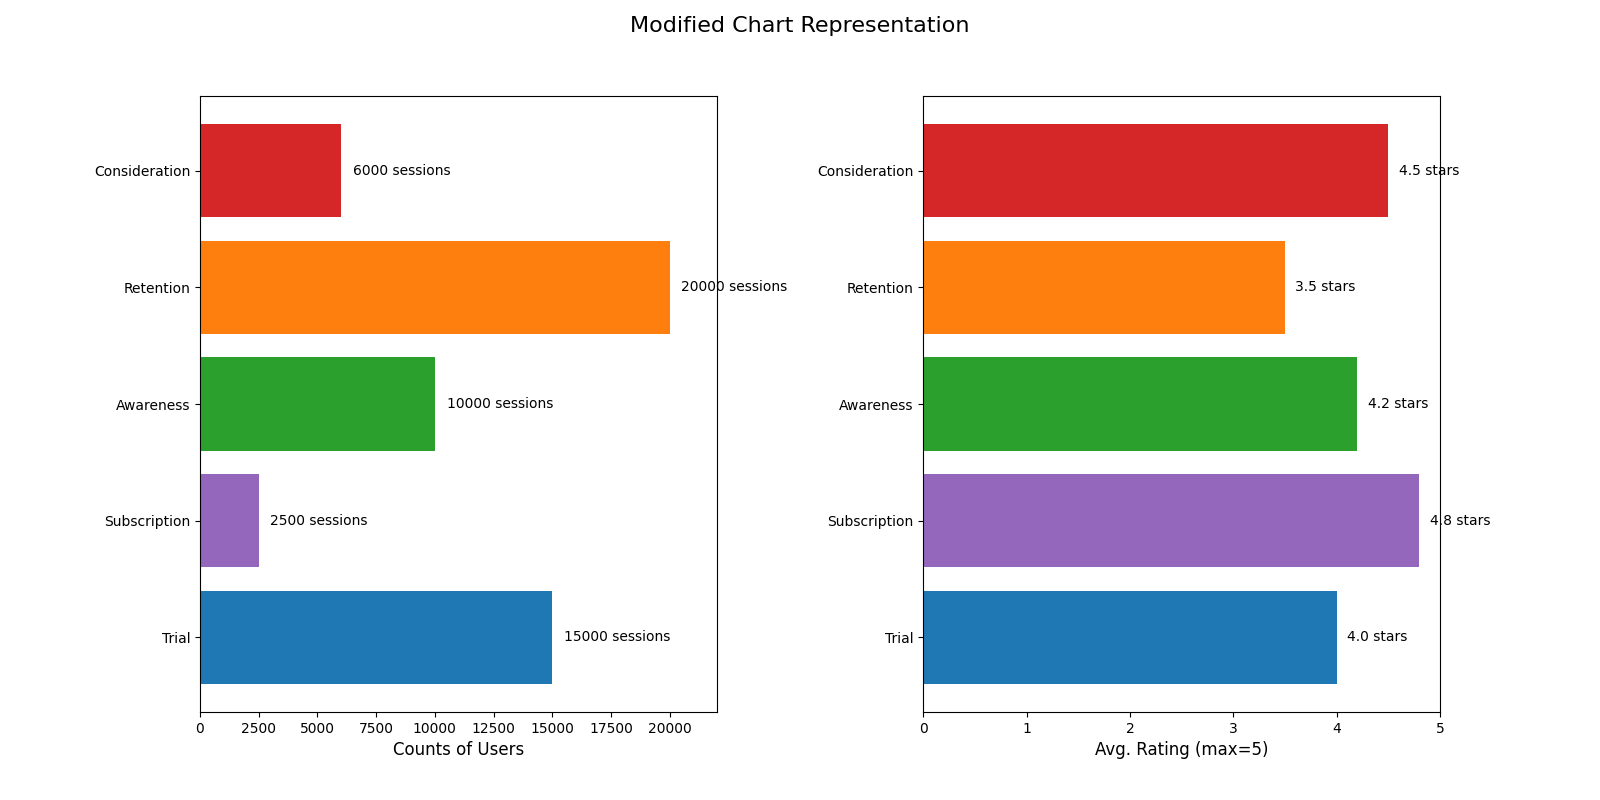

Python code for this plot:
import matplotlib.pyplot as plt

# Funnel stages and user data (manually shuffled for randomness)
stages = ["Trial", "Subscription", "Awareness", "Retention", "Consideration"]
user_counts = [15000, 2500, 10000, 20000, 6000]  # Shuffled manually
average_ratings = [4.0, 4.8, 4.2, 3.5, 4.5]  # Shuffled manually

# Corresponding manually shuffled colors for the stages
colors = ['#1f77b4', '#9467bd', '#2ca02c', '#ff7f0e', '#d62728']

# Create the figure and subplots
fig, (ax1, ax2) = plt.subplots(1, 2, figsize=(16, 8))
plt.subplots_adjust(wspace=0.4)

# Horizontal Bar Chart for User Counts
ax1.barh(stages, user_counts, color=colors)
ax1.set_xlabel('Counts of Users', fontsize=12)
ax1.set_xlim(0, max(user_counts) + 2000)
for i, count in enumerate(user_counts):
    ax1.text(count + 500, i, f'{count} sessions', va='center', fontsize=10)

# Horizontal Bar Chart for Average Ratings
ax2.barh(stages, average_ratings, color=colors)
ax2.set_xlabel('Avg. Rating (max=5)', fontsize=12)
ax2.set_xlim(0, 5)
for i, rating in enumerate(average_ratings):
    ax2.text(rating + 0.1, i, f"{rating:.1f} stars", va='center', fontsize=10)

plt.suptitle("Modified Chart Representation", fontsize=16)
plt.show()
